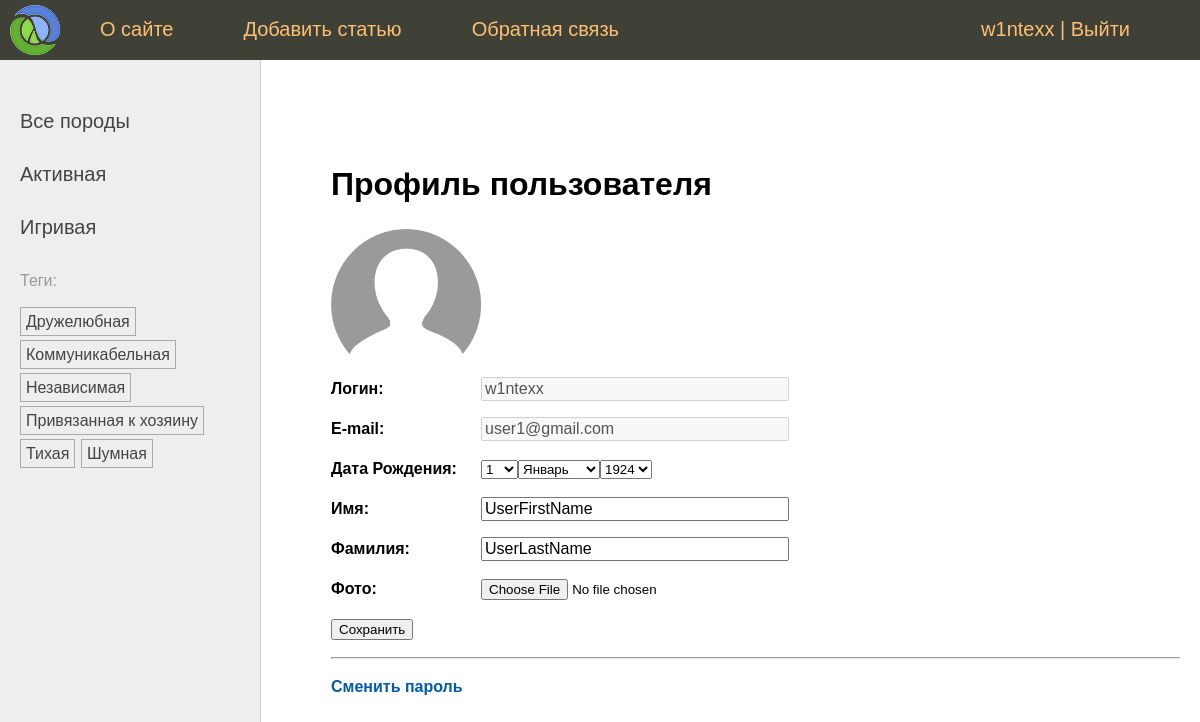
Page /users/profile/ (signed in) on the committed database.
### users/models.py (models this page shows)
class User(AbstractUser):
    photo = models.ImageField(
        upload_to="users/%Y/%m/%d/",
        blank=True,
        null=True,
        verbose_name="Фотография",
        )
    date_birth = models.DateTimeField(
        blank=True,
        null=True,
        verbose_name="Дата Рождения",
        )

### cats/models.py (models this page shows, shortened)
class Species(models.Model):
    name = models.CharField(
        max_length=100,
        db_index=True,
        verbose_name="Породы"
        )
    slug = models.SlugField(
        max_length=255,
        unique=True,
        db_index=True
        )
    class Meta:
        verbose_name = "Порода"
        verbose_name_plural = "Породы"
    def get_absolute_url(self):
        return reverse("species", kwargs={"spec_slug": self.slug})

class TagPost(models.Model):
    tag = models.CharField(
        max_length=100,
        db_index=True,
        )
    slug = models.SlugField(
        max_length=255,
        unique=True,
        )
    def get_absolute_url(self):
        return reverse("tag", kwargs={"tag_slug": self.slug})

### users/views.py (the view, shortened to what this page needs)
# urls.py: path('profile/', views.ProfileUser.as_view(), name='profile'),
class ProfileUser(LoginRequiredMixin, UpdateView):
    form_class = ProfileUserForm
    template_name = "users/profile.html"
    extra_context = {
        "title": "Профиль пользователя",
        "default_image": settings.DEFAULT_USER_IMAGE,
        }
    def get_object(self):
        return self.request.user

### users/forms.py
class ProfileUserForm(forms.ModelForm):
    style_text = forms.TextInput(attrs={'class': 'form-input'})
    username = forms.CharField(
        disabled=True,
        label="Логин",
        widget=style_text,
        )
    email = forms.CharField(
        disabled=True,
        label="E-mail",
        widget=style_text,
        )
    this_year = datetime.date.today().year
    date_birth = forms.DateField(
        widget=forms.SelectDateWidget(years=tuple(range(this_year - 100, this_year - 5))),
        label="Дата Рождения"
        )
    class Meta:
        style_text = forms.TextInput(attrs={'class': 'form-input'})
        model = get_user_model()
        fields = ["username", "email", "date_birth", "first_name", "last_name", "photo"]
        labels = {
            "first_name": "Имя",
            "last_name": "Фамилия",
            "photo": "Фото",
        }
        widgets = {
            'first_name': style_text,
            'last_name': style_text,
        }

### cats/templatetags/cat_tags.py (called while the page is built)
@register.inclusion_tag("cats/list_categories.html")
def show_categories(spec_selected=0):
    specs = Species.objects.annotate(total=Count("posts")).filter(posts__is_published=True).filter(total__gt=0)
    return {"specs": specs, "spec_selected": spec_selected}

@register.inclusion_tag("cats/list_tags.html")
def show_all_tags():
    return {"tags": TagPost.objects.annotate(total=Count("tags")).filter(total__gt=0)}

### users/context_processors.py (called while the page is built)
def get_cat_context(requset):
    return {"mainmenu": menu}

### users/templates/users/profile.html (shortened to what this page needs)
{% extends "base.html" %}
{% block content %}
<h1>{{ title }}<h1>
<form method="POST" enctype="multipart/form-data">
    {% if user.photo %}
    <p><img src="{{ user.photo.url }}" width="300" height="300"></p>
    {% else %}
    <p><img src="{{ default_image }}" width="150" height="150"></p>
    {% endif %}
    {% for f in form %}
    <p><label class="form-label" for="{{ f.id_for_label }}">{{f.label}}: </label>{{ f }}</p>
    {% endfor %}
    <p><button type="submit">Сохранить</button></p>
</form>
<hr>
<p><a href="{% url "users:password_change" %}">Сменить пароль</a><p>
{% endblock %}

### templates/base.html (shortened to what this page needs)
{% load static %}
{% load cat_tags %}
<!DOCTYPE html>
<html>
<head>
	<link type="text/css" href="{% static 'cats/css/styles.css' %}" rel="stylesheet" />
</head>
<body>
<table class="table-page" border=0 cellpadding="0" cellspacing="0">
<tr><td valign=top>
{% block mainmenu %}
		<div class="header">
			<ul id="mainmenu" class="mainmenu">
			<li class="logo"><a href="{% url 'home' %}"><div class="logo"></div></a></li>
{% for m in mainmenu %}
	<li><a href="{% url m.url_name %}">{{m.title}}</a></li>
{% endfor %}
{% if user.is_authenticated %}
	<li class="last">
		<a href="{% url "users:profile" %}">{{ user.username }}</a> | <a href="{% url "users:logout" %}">Выйти</a>
	</li>
{% else %}
    <li class="last"><a href="{% url "users:login" %}">Войти</a> | <a href="{% url "users:register" %}">Регистрация</a></li>
{% endif %}
			</ul>
		</div>
{% endblock mainmenu %}
<table class="table-content" border=0 cellpadding="0" cellspacing="0">
<tr>
	<td valign="top" class="left-chapters">
	<ul id="leftchapters">
		{% if spec_selected == 0 %}
			<li class="selected">Все породы</li>
		{% else %}
			<li><a href="{% url 'home' %}">Все породы</a></li>
		{% endif %}
		{% show_categories spec_selected%}
		<li>{% show_all_tags %}</li>
	</ul>
</td>
<td valign="top" class="content">
	<div class="content-text">
{% block content %}
{% endblock %}
	</div>
</td></tr></table>
</td></tr>
</table>
</body>
</html>

### cats/templates/cats/list_categories.html
{% for spec in specs%}
    {% if spec.pk == spec_selected %}
        <li class="selected">{{ spec.name }}</li>
    {% else %}
        <li><a href="{{ spec.get_absolute_url }}">{{ spec.name }}</a></li>
    {% endif %}
{% endfor %}

### cats/templates/cats/list_tags.html
{% if tags %}
    <p>Теги:</p>
    <ul class="tags-list">
        {% for t in tags %}
            <li><a href="{{t.get_absolute_url}}">{{t.tag}}</a></li>
        {% endfor %}
    </ul>
{% endif %}

### cats/static/cats/css/styles.css (style rules this page uses)
html, body { font-family: 'Arial'; margin: 0; padding: 0; height: 100%; width: 100%; color: #444; }
a { color: #0059b2; text-decoration: none; }
img { max-width: 600px; height: auto; }
.table-page { width: 100%; height: 100%; vertical-align: top; }
.table-page tr { height: 100%; }
.header { background: #3F4137; height: 60px; }
.logo { background: url('../images/logo.png') no-repeat 10px 5px; width: 70px; height: 60px; }
ul.mainmenu { list-style: none; margin: 0; padding: 0; height: 60px; color: #fdc073; font-size: 20px; overflow: hidden; }
ul.mainmenu li { float: left; margin: 18px 40px 0 30px; }
ul.mainmenu li.logo { margin: 0; }
ul.mainmenu li.last { float: right; }
ul.mainmenu li a { color: #fdc073; text-decoration: none; }
.table-content { width: 100%; min-height: 100%; height: 100%; }
.left-chapters { margin: 0; background: #eee; border-right: 1px solid #ccc; }
.left-chapters ul { width: 230px; margin: 0; padding: 20px 10px 10px 20px; list-style: none; font-size: 20px; }
.left-chapters ul li { margin: 30px 0 0 0; color: #999; }
.left-chapters ul li a { color: #444; text-decoration: none; }
ul.tags-list { width: 100%; margin: 0; padding: 0; list-style: none; }
ul.tags-list li { margin: 0; padding: 0 0 10px; display: inline-block; }
ul.tags-list li a { padding: 5px; font-size: 16px; border: 1px solid #aaa; }
.content { padding: 40px 20px 20px 40px; width: 100%; box-sizing: border-box; }
.content-text { margin: 60px 0 0 30px; color: #000; font-size: 20px; font-family: Yandex Sans Display Light; }
.content-text h1 { font-size: 32px; }
.form-input { width: 300px; font-size: 16px; }
.form-label { display: inline-block; min-width: 150px; vertical-align: top; }
h1 { font-family: Arial, sans-serif; font-size: 24px; font-weight: bold; line-height: 1.5; }
p { font-family: Verdana, sans-serif; font-size: 16px; line-height: 1.5; }
ul.mainmenu li.last { float: right; margin-right: 70px; }

### rows in the picture
User: username "w1ntexx", form "w1ntexx" "user1@gmail.com" "UserFirstName" "UserLastName"
Species: name "Активная"
Species: name "Игривая"
TagPost: tag "Дружелюбная"
TagPost: tag "Коммуникабельная"
TagPost: tag "Независимая"
TagPost: tag "Привязанная к хозяину"
TagPost: tag "Тихая"
TagPost: tag "Шумная"

### other values in the picture
{{ m.title }} "О сайте" "Добавить статью" "Обратная связь"
{{ title }} "Профиль пользователя"
{{ f.label }} "Логин" "E-mail" "Дата Рождения" "Имя" "Фамилия" "Фото"
